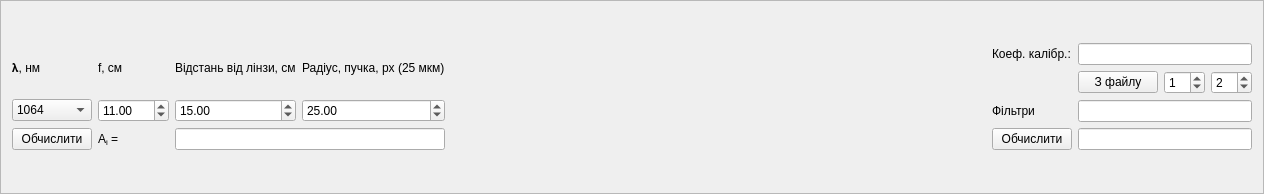
<?xml version="1.0" encoding="UTF-8"?>
<ui version="4.0">
 <class>IntensCalibr</class>
 <widget class="QFrame" name="IntensCalibr">
  <property name="geometry">
   <rect>
    <x>0</x>
    <y>0</y>
    <width>1264</width>
    <height>194</height>
   </rect>
  </property>
  <property name="sizePolicy">
   <sizepolicy hsizetype="Expanding" vsizetype="Expanding">
    <horstretch>0</horstretch>
    <verstretch>0</verstretch>
   </sizepolicy>
  </property>
  <property name="windowTitle">
   <string>Frame</string>
  </property>
  <property name="frameShape">
   <enum>QFrame::StyledPanel</enum>
  </property>
  <property name="frameShadow">
   <enum>QFrame::Raised</enum>
  </property>
  <layout class="QGridLayout" name="gridLayout">
   <item row="0" column="0">
    <layout class="QHBoxLayout" name="horizontalLayout_8">
     <item>
      <layout class="QGridLayout" name="gridLayout_8">
       <item row="0" column="0">
        <widget class="QLabel" name="label_19">
         <property name="text">
          <string>&lt;html&gt;&lt;head/&gt;&lt;body&gt;&lt;p&gt;𝝺, нм&lt;/p&gt;&lt;/body&gt;&lt;/html&gt;</string>
         </property>
        </widget>
       </item>
       <item row="1" column="2">
        <widget class="QDoubleSpinBox" name="Z">
         <property name="minimum">
          <double>0.010000000000000</double>
         </property>
         <property name="maximum">
          <double>1000.000000000000000</double>
         </property>
         <property name="value">
          <double>15.000000000000000</double>
         </property>
        </widget>
       </item>
       <item row="0" column="3">
        <widget class="QLabel" name="label_27">
         <property name="text">
          <string>Радіус, пучка, px (25 мкм)</string>
         </property>
        </widget>
       </item>
       <item row="1" column="3">
        <widget class="QDoubleSpinBox" name="R">
         <property name="minimum">
          <double>0.010000000000000</double>
         </property>
         <property name="maximum">
          <double>1000.000000000000000</double>
         </property>
         <property name="value">
          <double>25.000000000000000</double>
         </property>
        </widget>
       </item>
       <item row="0" column="2">
        <widget class="QLabel" name="label_13">
         <property name="text">
          <string>Відстань від лінзи, см</string>
         </property>
        </widget>
       </item>
       <item row="1" column="1">
        <widget class="QDoubleSpinBox" name="F">
         <property name="toolTip">
          <string>&lt;html&gt;&lt;head/&gt;&lt;body&gt;&lt;p&gt;&lt;span style=&quot; font-weight:600;&quot;&gt;PICO&lt;/span&gt; -- 11cm&lt;br/&gt;&lt;span style=&quot; font-weight:600;&quot;&gt;CW&lt;/span&gt; -- 8cm&lt;/p&gt;&lt;/body&gt;&lt;/html&gt;</string>
         </property>
         <property name="minimum">
          <double>0.010000000000000</double>
         </property>
         <property name="maximum">
          <double>1000.000000000000000</double>
         </property>
         <property name="value">
          <double>11.000000000000000</double>
         </property>
        </widget>
       </item>
       <item row="0" column="1">
        <widget class="QLabel" name="label_15">
         <property name="text">
          <string>f, см</string>
         </property>
        </widget>
       </item>
       <item row="2" column="0">
        <widget class="QPushButton" name="recalcAi2">
         <property name="text">
          <string>Обчислити</string>
         </property>
        </widget>
       </item>
       <item row="2" column="1">
        <widget class="QLabel" name="label_30">
         <property name="text">
          <string>&lt;html&gt;&lt;head/&gt;&lt;body&gt;&lt;p&gt;A&lt;span style=&quot; vertical-align:sub;&quot;&gt;i&lt;/span&gt; =&lt;/p&gt;&lt;/body&gt;&lt;/html&gt;</string>
         </property>
        </widget>
       </item>
       <item row="2" column="2" colspan="2">
        <widget class="QLineEdit" name="Ai2">
         <property name="readOnly">
          <bool>true</bool>
         </property>
        </widget>
       </item>
       <item row="1" column="0">
        <widget class="QComboBox" name="intensWaveLENGTH">
         <item>
          <property name="text">
           <string>1064</string>
          </property>
         </item>
         <item>
          <property name="text">
           <string>532</string>
          </property>
         </item>
         <item>
          <property name="text">
           <string>633</string>
          </property>
         </item>
        </widget>
       </item>
      </layout>
     </item>
     <item>
      <spacer name="horizontalSpacer_2">
       <property name="orientation">
        <enum>Qt::Horizontal</enum>
       </property>
       <property name="sizeHint" stdset="0">
        <size>
         <width>40</width>
         <height>20</height>
        </size>
       </property>
      </spacer>
     </item>
     <item>
      <layout class="QGridLayout" name="gridLayout_11">
       <item row="4" column="0">
        <widget class="QPushButton" name="recalcIntensResult">
         <property name="text">
          <string>Обчислити</string>
         </property>
        </widget>
       </item>
       <item row="3" column="0">
        <widget class="QLabel" name="label_36">
         <property name="text">
          <string>Фільтри</string>
         </property>
        </widget>
       </item>
       <item row="4" column="2" colspan="5">
        <widget class="QLineEdit" name="intensResult"/>
       </item>
       <item row="3" column="2" colspan="5">
        <widget class="QLineEdit" name="intensFilt"/>
       </item>
       <item row="1" column="2" colspan="5">
        <widget class="QLineEdit" name="calibr">
         <property name="toolTip">
          <string>&lt;html&gt;&lt;head/&gt;&lt;body&gt;&lt;p&gt;PICO:&lt;/p&gt;&lt;p&gt;	1064nm -- 5.03*10&lt;span style=&quot; vertical-align:super;&quot;&gt;-5&lt;/span&gt;&lt;/p&gt;&lt;p&gt;&lt;span style=&quot; vertical-align:super;&quot;/&gt;532nm -- 8.7*10&lt;span style=&quot; vertical-align:super;&quot;&gt;-6&lt;/span&gt;&lt;/p&gt;&lt;/body&gt;&lt;/html&gt;</string>
         </property>
         <property name="maxLength">
          <number>50</number>
         </property>
        </widget>
       </item>
       <item row="2" column="6">
        <widget class="QSpinBox" name="calibrCoefColumn">
         <property name="toolTip">
          <string>Колонка для даних з калібровкою</string>
         </property>
         <property name="minimum">
          <number>0</number>
         </property>
         <property name="value">
          <number>2</number>
         </property>
        </widget>
       </item>
       <item row="2" column="2" colspan="3">
        <widget class="QPushButton" name="calibrCoefFromFiles">
         <property name="text">
          <string>З файлу</string>
         </property>
        </widget>
       </item>
       <item row="2" column="5">
        <widget class="QSpinBox" name="calibrCoefColumnNorm">
         <property name="value">
          <number>1</number>
         </property>
        </widget>
       </item>
       <item row="1" column="0">
        <widget class="QLabel" name="label_31">
         <property name="text">
          <string>Коеф. калібр.:</string>
         </property>
        </widget>
       </item>
      </layout>
     </item>
    </layout>
   </item>
  </layout>
 </widget>
 <resources/>
 <connections/>
</ui>
